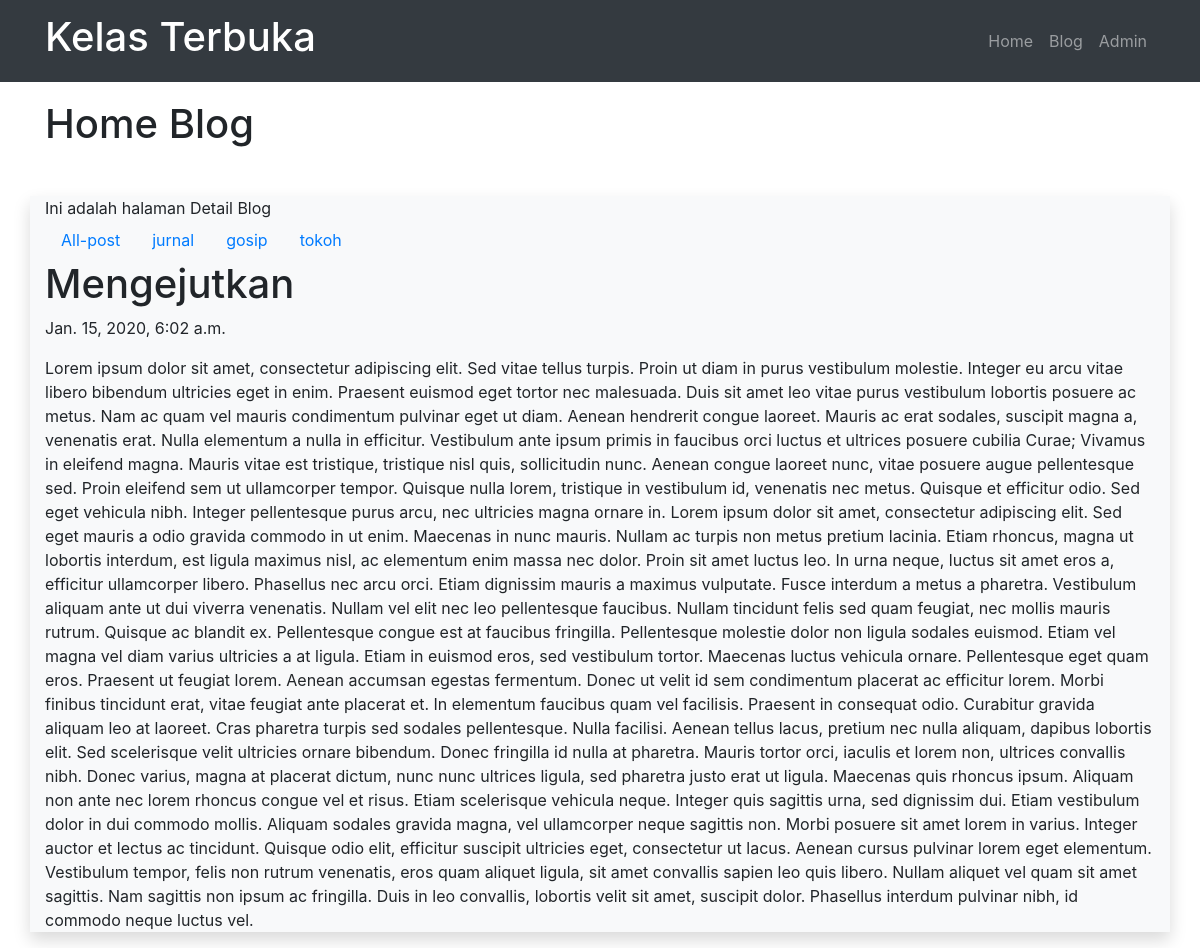
The page /blog/post/mengejutkan on the database its author committed.
### blog/models.py (models this page shows, shortened)
class Post(models.Model):
    judul       = models.CharField(max_length=255)
    body        = models.TextField()
    category    = models.CharField(max_length=255)
    publish     = models.DateTimeField(auto_now_add=True)
    update      = models.DateTimeField(auto_now=True)
    slug        = models.SlugField(blank=True, editable=False)

### blog/views.py (the view)
# urls.py: path('post/<str:slugInput>', views.detailPost),
def detailPost(request, slugInput):
    posts = Post.objects.get(slug=slugInput)
    categories = Post.objects.values('category').distinct()
    print(categories)
    context = {
        'Judul': 'Home Blog',
        'Content': 'Ini adalah halaman Detail Blog',
        'Categories': categories,
        'Posts': posts,
    }
    return render(request, 'blog/detail.html', context)

### blog/templates/blog/detail.html (shortened to what this page needs)
{% extends 'base.html' %}
{% block pageTitle %}
    {{ Judul }}
{% endblock %}
{% block contents %}
    {{ Content }}
    <ul class="nav">
        <li class="nav-item">
                <a class="nav-link" href="/blog/">All-post</a>
        </li>
        {% for dataCategory in Categories %}
            <li class="nav-item">
                <a class="nav-link" href="/blog/category/{{ dataCategory.category }}">{{ dataCategory.category }}</a>
            </li>
        {% endfor %}
    </ul>
    <h1>{{ Posts.judul }}</h1>
    <p>{{ Posts.publish }}</p>
    <p>{{ Posts.body }}</p>
{% endblock %}

### rows shown on the page
Post: judul "Mengejutkan", publish "Jan. 15, 2020, 6:02 a.m.", body "Lorem ipsum dolor sit amet, consectetur adipiscing elit. Sed vitae tellus turpis. Proin ut diam in purus vestibulum molestie. Integer eu arcu vitae libero bibendum ultricies eget in enim. Praesent euismod eget tortor nec malesuada. Duis sit amet leo vitae purus vestibulum lobortis posuere ac metus. Nam ac quam vel mauris condimentum pulvinar eget ut diam. Aenean hendrerit congue laoreet. Mauris ac erat sodales, suscipit magna a, venenatis erat. Nulla elementum a nulla in efficitur. Vestibulum ante ipsum primis in faucibus orci luctus et ultrices posuere cubilia Curae; Vivamus in eleifend magna. Mauris vitae est tristique, tristique nisl quis, sollicitudin nunc. Aenean congue laoreet nunc,…"

### other values the page prints
{{ Judul }} "Home Blog"
{{ Content }} "Ini adalah halaman Detail Blog"
{{ dataCategory.category }} "jurnal" "gosip" "tokoh"
